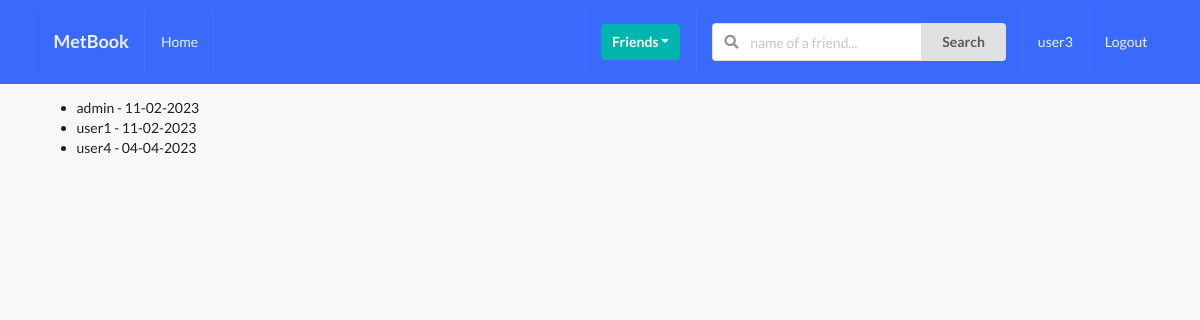
Page /profiles/invite_available_list (signed in) on the earlier database version.
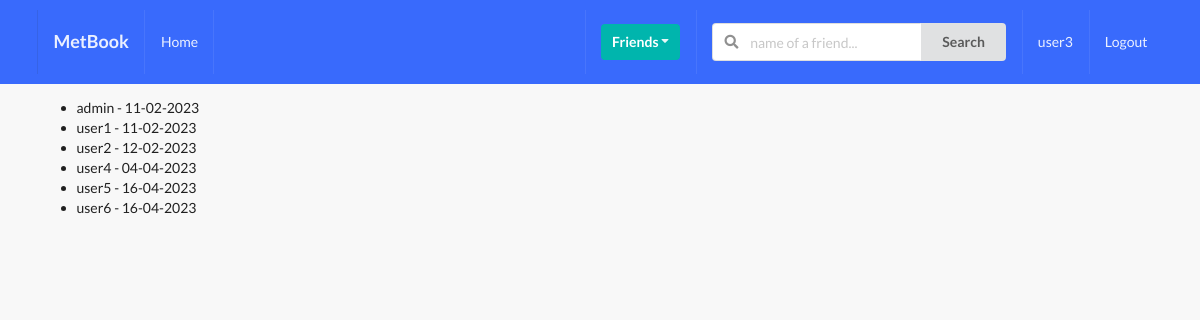
Same page on the later database version.
### profiles_app/models.py (models this page shows, shortened)
class Profile(models.Model):
    first_name = models.CharField(max_length=250, blank = True)
    last_name = models.CharField(max_length=250, blank = True)
    user = models.OneToOneField(User, on_delete = models.CASCADE)
    bio = models.CharField(max_length=250, blank=True)
    email = models.EmailField(max_length=250, blank=True)
    image = models.ImageField(default="default.png", upload_to="images/")
    friends = models.ManyToManyField(User, blank=True, related_name="friends")
    slug = models.SlugField(unique=True, blank=True)
    created = models.DateTimeField(auto_now_add = True)
    updated = models.DateTimeField(auto_now = True)
    objects = ProfileManager()
    def __str__(self):
        return f"{self.user.username} - {self.created.strftime('%d-%m-%Y')}"

### profiles_app/views.py (the view)
# urls.py: path("invite_available_list", invite_available_list, name="invite-available-list"),
def invite_available_list(request):
    user = request.user
    qs = Profile.objects.all_profiles_available(user)
    context = {"qs":qs}
    return render(request, "profiles_app/invite_available_list.html", context)

### profiles_app/models.py (called while the page is built)
    def all_profiles_available(self, sender):
        profiles = Profile.objects.all().exclude(user=sender)
        profile = Profile.objects.get(user = sender)
        qs = Relationship.objects.filter(Q(sender = profile) | Q(receiver=profile))
        accepted = set([])
        for rel in qs:
            if rel.status == "accepted":
                accepted.add(rel.receiver)
                accepted.add(rel.sender)
        print(accepted)
        available = [profile for profile in profiles if profile not in accepted]
        print(available)
        return available

### profiles_app/templates/profiles_app/invite_available_list.html (shortened to what this page needs)
{% extends 'base.html' %}
{% block content %}
<ul>
    {% for item in qs %}
        <li>{{item}}</li>
    {% endfor %}
</ul>
{% endblock content %}

Differences in the rows shown:
now on this page (row edited): Profile: user+created "user2 - 12-02-2023"
added Profile: user+created "user5 - 16-04-2023"
added Profile: user+created "user6 - 16-04-2023"
